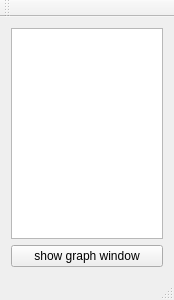
<?xml version="1.0" encoding="UTF-8"?>
<ui version="4.0">
 <class>MainWindow</class>
 <widget class="QMainWindow" name="MainWindow">
  <property name="geometry">
   <rect>
    <x>0</x>
    <y>0</y>
    <width>174</width>
    <height>300</height>
   </rect>
  </property>
  <property name="windowTitle">
   <string>MainWindow</string>
  </property>
  <widget class="QWidget" name="centralWidget">
   <layout class="QVBoxLayout" name="verticalLayout_2">
    <item>
     <layout class="QVBoxLayout" name="verticalLayout">
      <item>
       <widget class="QTextEdit" name="textEdit"/>
      </item>
      <item>
       <widget class="QPushButton" name="pushButton">
        <property name="text">
         <string>show graph window</string>
        </property>
       </widget>
      </item>
     </layout>
    </item>
   </layout>
  </widget>
  <widget class="QMenuBar" name="menuBar">
   <property name="geometry">
    <rect>
     <x>0</x>
     <y>0</y>
     <width>174</width>
     <height>25</height>
    </rect>
   </property>
  </widget>
  <widget class="QToolBar" name="mainToolBar">
   <attribute name="toolBarArea">
    <enum>TopToolBarArea</enum>
   </attribute>
   <attribute name="toolBarBreak">
    <bool>false</bool>
   </attribute>
  </widget>
  <widget class="QStatusBar" name="statusBar"/>
 </widget>
 <layoutdefault spacing="6" margin="11"/>
 <resources/>
 <connections/>
</ui>
